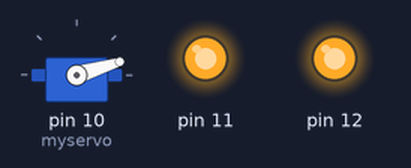
Bench run of a sketch on a simulated Arduino Uno, built with avr-gcc and run on an emulated ATmega328P. Parts: servo, output pins drawn as LEDs (lit = HIGH).

Above: at 0.15 s.
At 36.46 s:
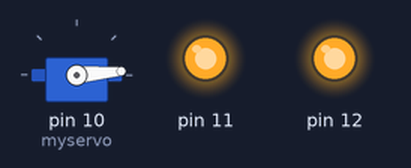
Timing chart, 0 to 40.0 s (numbered marks = the images above):
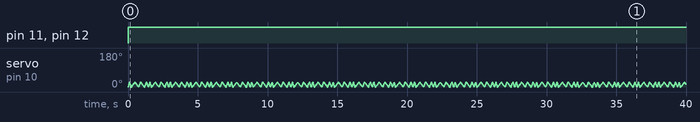

Measured:
- by itself, pin 11, pin 12: LOW → HIGH at 0.00 s

The sketch:

face-paripi.ino
```cpp
#include <Servo.h>

Servo myservo;

int pos = 0;

void setup() {
  pinMode(11, OUTPUT);
  pinMode(12, OUTPUT);

  myservo.attach(10);
}

void loop() {

  digitalWrite(11, HIGH);
  digitalWrite(12, HIGH);

  for (pos = 0; pos <= 25; pos += 1) {
    myservo.write(pos);
    delay(4);
  }
  for (pos = 25; pos >= 0; pos -= 1) {
    myservo.write(pos);
    delay(4);
  }

  delay(20);

  for (pos = 0; pos <= 25; pos += 1) {
    myservo.write(pos);
    delay(10);
  }
  for (pos = 25; pos >= 0; pos -= 1) {
    myservo.write(pos);
    delay(10);
  }

  for (pos = 0; pos <= 25; pos += 1) {
    myservo.write(pos);
    delay(5);
  }
  delay(20);
  for (pos = 25; pos >= 0; pos -= 1) {
    myservo.write(pos);
    delay(10);
  }

  delay(10);

  for (pos = 0; pos <= 25; pos += 1) {
    myservo.write(pos);
    delay(5);
  }
  delay(10);
  for (pos = 25; pos >= 0; pos -= 1) {
    myservo.write(pos);
    delay(5);
  }

  delay(5);

}
```
